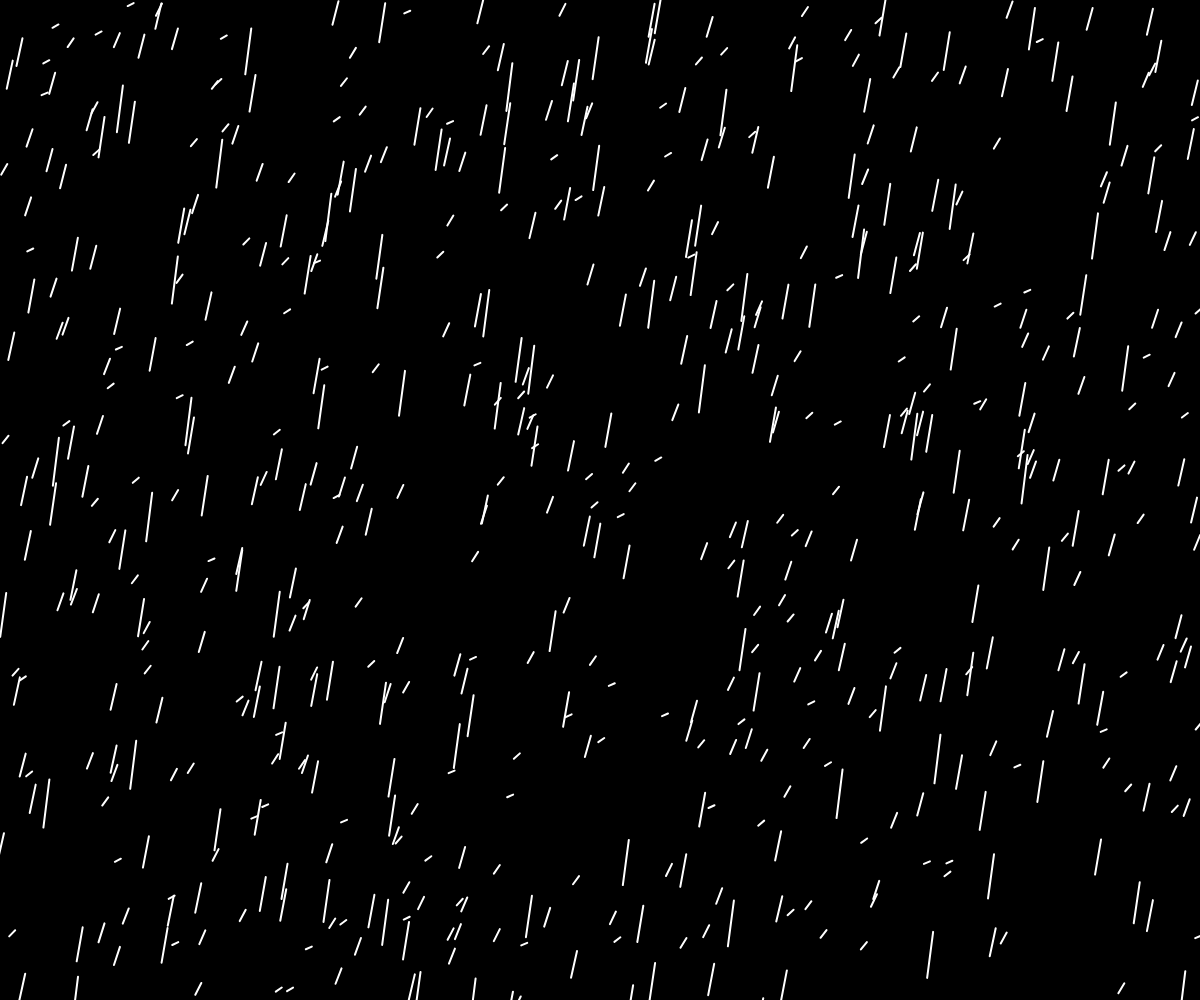
Frame 1 (no input)
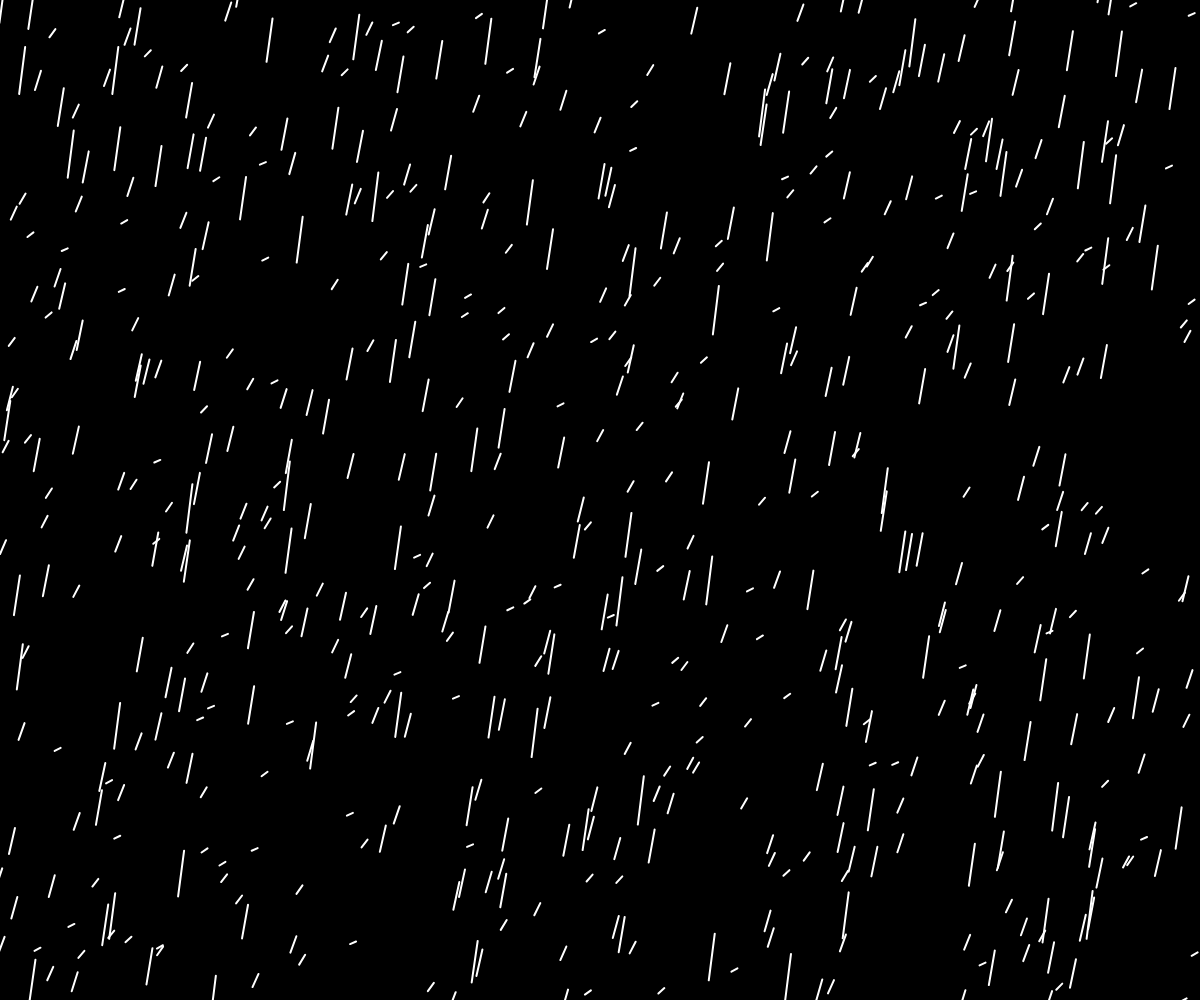
Frame 60 (no input)
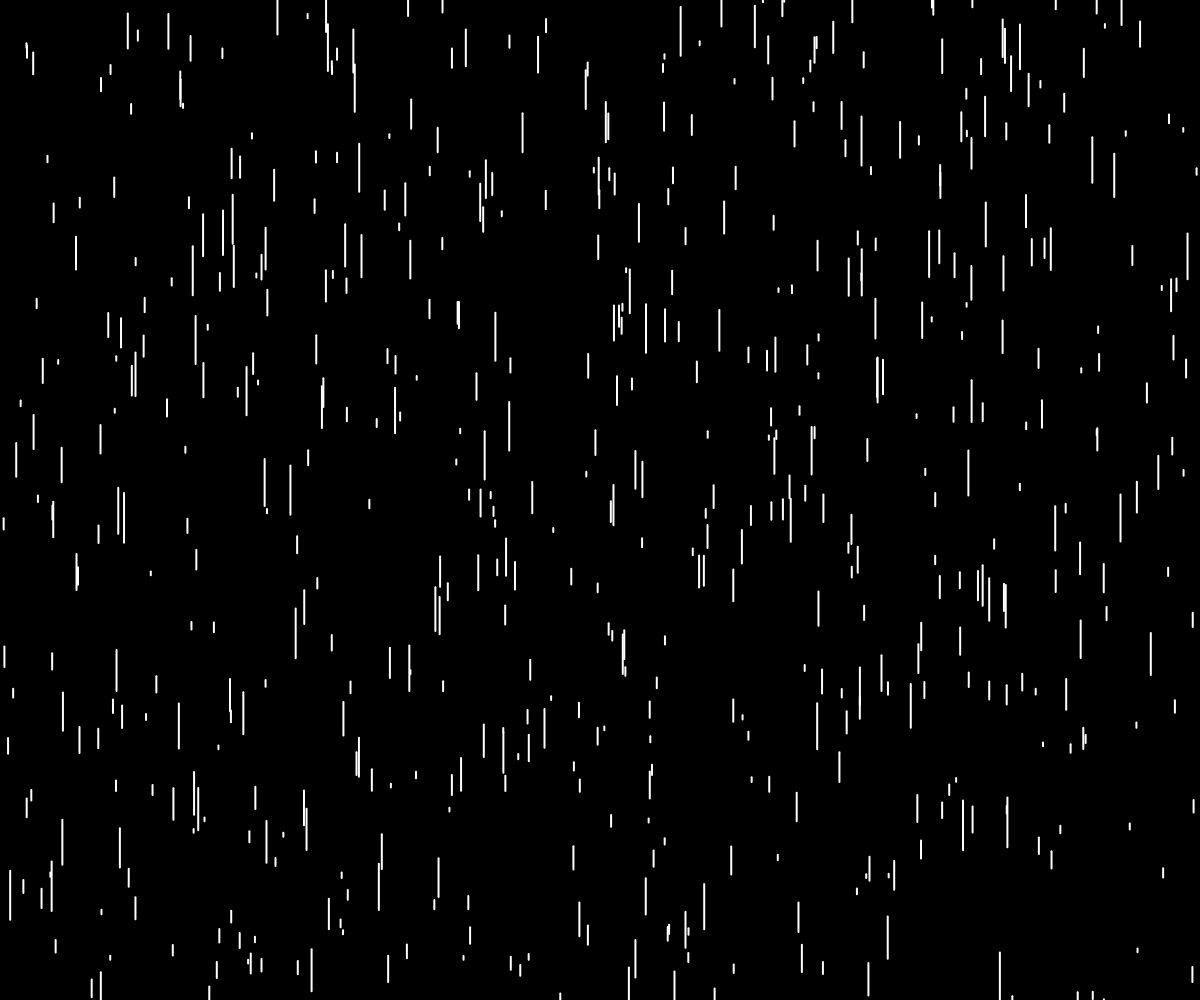
Frame 120 (the mouse pressed at the canvas centre since frame 60)

The p5.js sketch that drew these frames (run headless with seeded random() and noise() and a simulated clock; from frame 60 on, the mouse is pressed at the canvas centre):

// p5.js sketch
// ── sketch.js
function setup() {
    createCanvas(windowWidth, windowHeight);
    pushRain();
}

function draw() {
    background(0);
    function windowResized() {
      resizeCanvas(windowWidth, windowHeight);
    }
    drawRain();
}


// ── rain.html
<html>
    <head>
        <script src="rain.js"></script>
        <script src="sketch.js"></script>
        <script src="https://cdnjs.cloudflare.com/ajax/libs/p5.js/0.9.0/p5.js"></script>
        <meta name="author" content="Created by Richard Willis, based upon the tutorial from the coding train on youtube. Currently found here https://www.youtube.com/watch?v=cl-mHFCGzYk">
    </head>
    <body>
        <div></div>
    </body>
</html>
// ── rain.js
// This code was inspired by code created by Daniel Shiffman, whose original source I can no longer locate.

let rain = [];
let gravity;

function getRandomSize() {
    let r = pow(random(0.25, 1), 2);
    return constrain(r * 25, 2, 25);
}  

// goes in setup
pushRain = function() {
    gravity = createVector(0, 0.5);
    for (let i = 0; i < 600; i++){
        let x = random(width);
        let y = random(height);
        rain.push(new Raindrop(x, y));
    }
}

// goes in draw
drawRain = function() {
    for (drop of rain) {
        let wx = map(mouseX, 0, width, -0.1, 0.1);
        let wy = map(mouseY, 0, width, -0.7, 0.7);
        let wind = createVector(wx, wy);
        drop.applyForce(gravity);
        drop.applyForce(wind);
        drop.update();
        drop.render(wind);
    }
}

class Raindrop {

    constructor(x, y) {
        this.pos = createVector(x, y);
        this.vel = createVector(0, 1);
        this.acc = createVector();
        this.r = getRandomSize();
    }
     
    applyForce(force) {
        let f = force.copy();
        f.mult(this.r);
        this.acc.add(f);
    }

    render(wind) {
        stroke(255);
        strokeWeight(2);
        line(this.pos.x - (wind.x * 30), this.pos.y - wind.y, this.pos.x + (wind.x * 30), this.pos.y + (this.r * 2 ) + wind.y);
    }
    
    update() {
        this.vel.add(this.acc);
        this.vel.limit(this.r);
        this.pos.add(this.vel);
        this.acc.mult(0);
        if (this.pos.y > height + this.r || this.pos.x > width + this.r || this.pos.x < 0 - this.r) {
            this.randomize();
        } else if (this.pos.y < -30) {
            this.pos.y = height - this.r;
        }
    }
    
    randomize() {
        let x = this.pos.x;
        let y = this.pos.y;
        if (this.pos.y > height) {
            x = random(width);
            y = random(-50, -10)
        } else if (this.pos.x < 0) {
            x = width - this.r;
        } else if (this.pos.x > width) {
            x = 0 + this.r;
        }
        this.pos = createVector(x, y); 
        this.vel = createVector(0, 5);
        this.acc = createVector();
    }
}
